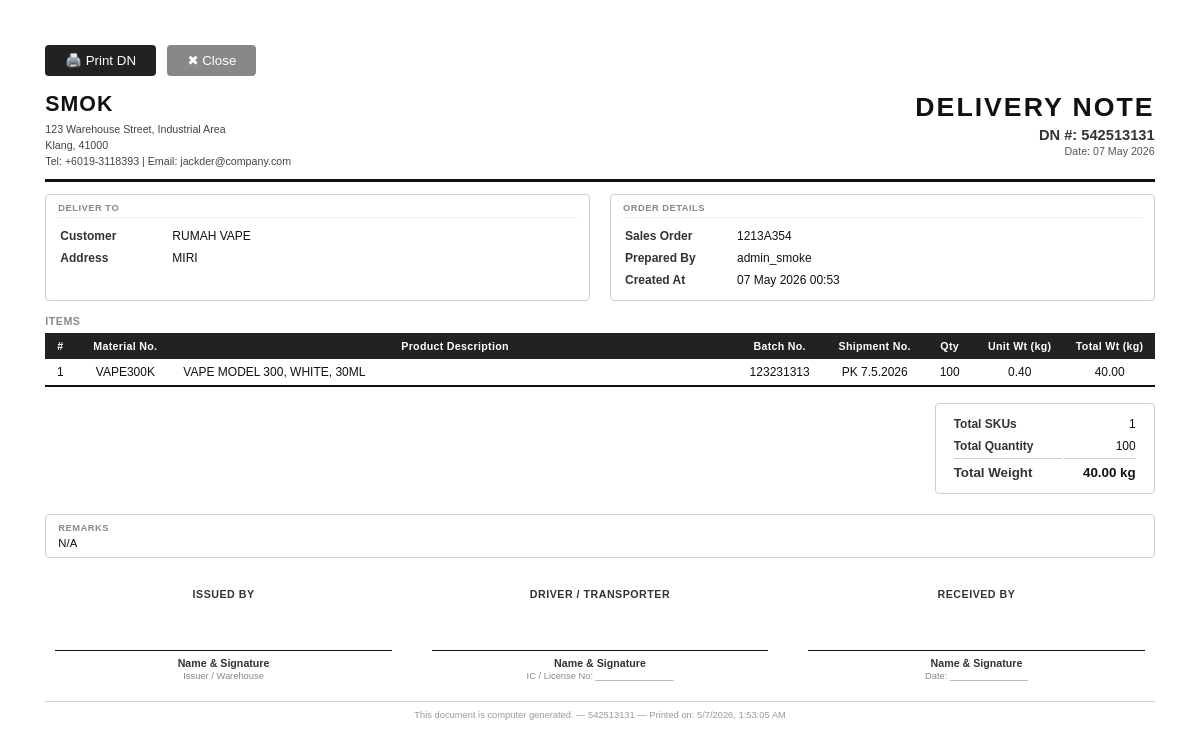
Page /print-dn/1 (signed in) on the committed database.
### models.py (models this page shows, shortened)
class Order(db.Model):
    __tablename__ = 'orders'
    id = db.Column(db.Integer, primary_key=True)
    dn_number = db.Column(db.String(50), unique=True, nullable=False)  # Add DN number field
    created_at = db.Column(db.DateTime, default=get_local_time)
    customer_name = db.Column(db.String(100), nullable=False)
    address = db.Column(db.String(255), nullable=False)
    sales_order = db.Column(db.String(255), nullable=False)
    remarks = db.Column(db.String(255), nullable=True)
    status = db.Column(db.String(20), default='active')
    created_by = db.Column(db.String(255), nullable=True)
    last_updated_by = db.Column(db.String(255), nullable=True)  # Add this line
    items = db.relationship('OrderItem', backref='order', cascade='all, delete-orphan', lazy=True)

class OrderItem(db.Model):
    __tablename__ = 'order_items'
    id = db.Column(db.Integer, primary_key=True)
    order_id = db.Column(db.Integer, db.ForeignKey('orders.id'), nullable=False)
    sku_id = db.Column(db.Integer, db.ForeignKey('sku_list.id'), nullable=False)
    batch_number = db.Column(db.String(50), nullable=False)  # Add batch number column
    shipment_number = db.Column(db.String(100), nullable=False)
    quantity = db.Column(db.Integer, nullable=False)
    racking_number = db.Column(db.String(50), nullable=False)
    sku = db.relationship('SKU', backref='order_items')

class SKU(db.Model):
    __tablename__ = 'sku_list'
    id = db.Column(db.Integer, primary_key=True)
    material_number = db.Column(db.String(50), unique=True, nullable=False)
    product_description = db.Column(db.String(200), nullable=False)
    pack_size_id = db.Column(db.Integer, db.ForeignKey('pack_sizes.id'), nullable=False)
    weight = db.Column(db.Float, nullable=False)
    pack_size = db.relationship('PackSize', backref='skus', lazy=True)  # Establish relationship

### app.py (the view)
@app.route('/print-dn/<int:order_id>')
@login_required
def print_dn(order_id):
    order = Order.query.get_or_404(order_id)
    total_quantity = sum(item.quantity for item in order.items)
    total_weight = sum(item.quantity * item.sku.weight for item in order.items)
    unique_skus = {item.sku.material_number for item in order.items}
    return render_template('dn_template.html',
                           order=order,
                           total_quantity=total_quantity,
                           total_weight=total_weight,
                           total_sku=len(unique_skus))

### app.py (called while the page is built)
@login_manager.user_loader
def load_user(user_id):
    return db.session.get(User, int(user_id))

### templates/dn_template.html (shortened to what this page needs)
<!DOCTYPE html>
<html lang="en">
<head>
</head>
<body>
    <div class="no-print" style="margin-bottom: 16px;">
        <button onclick="window.print()" style="padding: 8px 20px; background:#222; color:#fff; border:none; border-radius:4px; cursor:pointer; font-size:10pt;">
            🖨️ Print DN
        </button>
        <button onclick="window.close()" style="padding: 8px 20px; background:#888; color:#fff; border:none; border-radius:4px; cursor:pointer; font-size:10pt; margin-left:8px;">
            ✖ Close
        </button>
    </div>
    <div class="dn-header">
        <div class="company-info">
            <h1>SMOK</h1>
            <p>123 Warehouse Street, Industrial Area</p>
            <p>Klang, 41000 </p>
            <p>Tel: +6019-3118393 | Email: jackder@company.com</p>
        </div>
        <div class="dn-title">
            <h2>Delivery Note</h2>
            <div class="dn-number">DN #: {{ order.dn_number }}</div>
            <div class="dn-date">Date: {{ order.created_at.strftime('%d %B %Y') }}</div>
        </div>
    </div>
    <div class="info-section">
        <div class="info-box">
            <div class="info-label">Deliver To</div>
            <table>
                <tr>
                    <td>Customer</td>
                    <td>{{ order.customer_name }}</td>
                </tr>
                <tr>
                    <td>Address</td>
                    <td>{{ order.address }}</td>
                </tr>
            </table>
        </div>
        <div class="info-box">
            <div class="info-label">Order Details</div>
            <table>
                <tr>
                    <td>Sales Order</td>
                    <td>{{ order.sales_order }}</td>
                </tr>
                <tr>
                    <td>Prepared By</td>
                    <td>{{ order.created_by }}</td>
                </tr>
                <tr>
                    <td>Created At</td>
                    <td>{{ order.created_at.strftime('%d %b %Y %H:%M') }}</td>
                </tr>
            </table>
        </div>
    </div>
    <div class="items-section">
        <div class="section-title">Items</div>
        <table class="items-table">
            <thead>
                <tr>
                    <th style="width:30px;">#</th>
                    <th style="width:100px;">Material No.</th>
                    <th>Product Description</th>
                    <th style="width:90px;">Batch No.</th>
                    <th style="width:100px;">Shipment No.</th>
                    <th style="width:50px;">Qty</th>
                    <th style="width:90px;">Unit Wt (kg)</th>
                    <th style="width:90px;">Total Wt (kg)</th>
                </tr>
            </thead>
            <tbody>
                {% for item in order.items %}
                <tr>
                    <td>{{ loop.index }}</td>
                    <td>{{ item.sku.material_number }}</td>
                    <td class="desc">{{ item.sku.product_description }}</td>
                    <td>{{ item.batch_number }}</td>
                    <td>{{ item.shipment_number or '-' }}</td>
                    <td>{{ item.quantity }}</td>
                    <td>{{ "%.2f"|format(item.sku.weight) }}</td>
                    <td>{{ "%.2f"|format(item.quantity * item.sku.weight) }}</td>
                </tr>
                {% endfor %}
            </tbody>
        </table>
    </div>
    <div class="totals-row">
        <div class="totals-box">
            <table>
                <tr>
                    <td>Total SKUs</td>
                    <td>{{ total_sku }}</td>
                </tr>
                <tr>
                    <td>Total Quantity</td>
                    <td>{{ total_quantity }}</td>
                </tr>
                <tr class="grand-total">
                    <td>Total Weight</td>
                    <td>{{ "%.2f"|format(total_weight) }} kg</td>
                </tr>
            </table>
        </div>
    </div>
    <div class="remarks-box">
        <div class="info-label">Remarks</div>
        {{ order.remarks or 'N/A' }}
    </div>
    <div class="signatures">
        <div class="sig-box">
            <div class="sig-label">Issued By</div>
            <div class="sig-line"></div>
            <div class="sig-name">Name &amp; Signature</div>
            <div class="sig-sub">Issuer / Warehouse</div>
        </div>
        <div class="sig-box">
            <div class="sig-label">Driver / Transporter</div>
            <div class="sig-line"></div>
            <div class="sig-name">Name &amp; Signature</div>
            <div class="sig-sub">IC / License No: _______________</div>
        </div>
        <div class="sig-box">
            <div class="sig-label">Received By</div>
            <div class="sig-line"></div>
            <div class="sig-name">Name &amp; Signature</div>
            <div class="sig-sub">Date: _______________</div>
        </div>
    </div>
    <div class="dn-footer">
        This document is computer generated. — {{ order.dn_number }} — Printed on: <script>document.write(new Date().toLocaleString())</script>
    </div>
</body>
</html>

### templates/dn_template.html (style rules this page uses)
* { box-sizing: border-box; margin: 0; padding: 0; }
body { font-family: Arial, sans-serif; font-size: 9pt; color: #111; background: #fff; padding: 12mm; }
.dn-header { display: flex; justify-content: space-between; align-items: flex-start; border-bottom: 3px solid #111; padding-bottom: 10px; margin-bottom: 12px; }
.dn-header .company-info h1 { font-size: 16pt; font-weight: bold; letter-spacing: 1px; margin-bottom: 4px; }
.dn-header .company-info p { font-size: 8pt; color: #444; line-height: 1.5; }
.dn-header .dn-title { text-align: right; }
.dn-header .dn-title h2 { font-size: 20pt; font-weight: bold; color: #111; letter-spacing: 2px; text-transform: uppercase; }
.dn-header .dn-title .dn-number { font-size: 11pt; font-weight: bold; color: #333; margin-top: 4px; }
.dn-header .dn-title .dn-date { font-size: 8pt; color: #555; margin-top: 2px; }
.info-section { display: flex; gap: 20px; margin-bottom: 14px; }
.info-box { flex: 1; border: 1px solid #ccc; border-radius: 4px; padding: 8px 12px; }
.info-box .info-label { font-size: 7pt; text-transform: uppercase; letter-spacing: 0.5px; color: #888; margin-bottom: 6px; font-weight: bold; border-bottom: 1px solid #eee; padding-bottom: 4px; }
.info-box table { width: 100%; border: none; }
.info-box table td { border: none; padding: 3px 0; font-size: 9pt; vertical-align: top; }
.info-box table td:first-child { font-weight: bold; width: 110px; color: #333; }
.items-section { margin-bottom: 16px; }
.items-section .section-title { font-size: 8pt; text-transform: uppercase; letter-spacing: 0.5px; font-weight: bold; color: #888; margin-bottom: 6px; }
.items-table { width: 100%; border-collapse: collapse; }
.items-table thead tr { background-color: #222; color: #fff; }
.items-table th { padding: 7px 8px; font-size: 8pt; text-align: center; font-weight: bold; letter-spacing: 0.3px; }
.items-table td { padding: 6px 8px; font-size: 9pt; border-bottom: 1px solid #e0e0e0; text-align: center; vertical-align: middle; }
.items-table td.desc { text-align: left; word-break: break-word; max-width: 180px; }
.items-table tbody tr:last-child td { border-bottom: 2px solid #111; }
.totals-row { display: flex; justify-content: flex-end; margin-bottom: 20px; }
.totals-box { border: 1px solid #ccc; border-radius: 4px; padding: 8px 16px; min-width: 220px; }
.totals-box table { width: 100%; border: none; }
.totals-box table td { border: none; padding: 3px 0; font-size: 9pt; }
.totals-box table td:first-child { font-weight: bold; color: #333; }
.totals-box table td:last-child { text-align: right; }
.totals-box .grand-total td { font-size: 10pt; font-weight: bold; border-top: 1px solid #ccc; padding-top: 6px; }
.remarks-box { border: 1px solid #ccc; border-radius: 4px; padding: 8px 12px; margin-bottom: 20px; font-size: 8.5pt; min-height: 36px; }
.remarks-box .info-label { font-size: 7pt; text-transform: uppercase; letter-spacing: 0.5px; color: #888; font-weight: bold; margin-bottom: 4px; }
.signatures { display: flex; justify-content: space-between; gap: 20px; margin-top: 30px; page-break-inside: avoid; }
.sig-box { flex: 1; text-align: center; }
.sig-box .sig-label { font-size: 8pt; font-weight: bold; text-transform: uppercase; letter-spacing: 0.5px; color: #333; margin-bottom: 50px; }
.sig-box .sig-line { border-top: 1.5px solid #111; margin: 0 10px; padding-top: 6px; }
.sig-box .sig-name { font-size: 8pt; color: #333; font-weight: bold; }
.sig-box .sig-sub { font-size: 7pt; color: #888; margin-top: 2px; }
.dn-footer { margin-top: 20px; border-top: 1px solid #ccc; padding-top: 8px; font-size: 7pt; color: #999; text-align: center; }

### rows in the picture
Order: dn_number "542513131", created_at "07 May 2026", customer_name "RUMAH VAPE", address "MIRI", sales_order "1213A354", created_by "admin_smoke", created_at "07 May 2026 00:53", remarks "N/A"
OrderItem: sku.material_number "VAPE300K", sku.product_description "VAPE MODEL 300, WHITE, 30ML", batch_number "123231313", shipment_number "PK 7.5.2026", quantity "100", item.quantity*item.sku.weight "40.00"
SKU: sku.weight "0.40"

### other values in the picture
{{ total_sku }} "1"
{{ total_quantity }} "100"
{{ "%.2f"|format(total_weight) }} "40.00"
